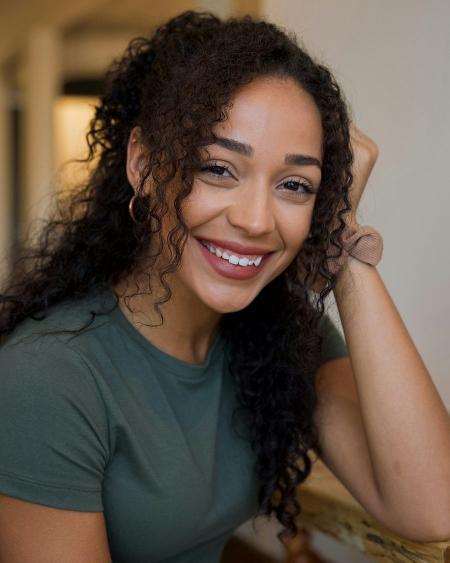
#> input picture assets/img/foto/hero.jpg, 900 x 1125 px (shown at 1/2 size)
$ python gerar-og.py
#> lines starting #> are read from the running program, lines starting #| are printed output that depends on the picture
# -*- coding: utf-8 -*-
"""
Gera os cards de Open Graph (1200x630) — a imagem que aparece quando alguem
compartilha uma pagina no WhatsApp, no LinkedIn ou no X.

Por que 1200x630
----------------
E a proporcao que todas as redes recortam sem cortar nada. Uma imagem vertical
(era o caso: og:image apontava para hero.jpg, 900x1125) e cortada no meio ou
rebaixada a miniatura — o link chega torto em todo lugar.

Layout: foto a direita esmaecendo no creme, marca e texto a esquerda, faixa
coral no rodape. As cores saem dos tokens do hoje.css.

Como rodar
----------
    python tools/gerar-og.py

Requer Pillow (pip install pillow). Rode quando o texto de um card mudar, ou
quando entrar pagina nova — e entao acrescente a chamada card() no final.

A fonte usada aqui e a Segoe UI do sistema, nao a Plus Jakarta Sans do site:
a fonte da marca nao esta instalada localmente. Trocar e mudar as duas linhas
de ImageFont.truetype abaixo.
"""
import os
from PIL import Image, ImageDraw, ImageFont

BASE = os.path.dirname(os.path.dirname(os.path.abspath(__file__)))
OUT  = os.path.join(BASE, "assets", "img", "og")
os.makedirs(OUT, exist_ok=True)

W, H = 1200, 630
CREAM   = (247, 245, 242)
INK     = (47, 45, 42)
CORAL   = (225, 146, 107)
CORALINK= (167, 93, 57)
MUTED   = (95, 91, 85)

F = r"C:\Windows\Fonts"
bold = lambda s: ImageFont.truetype(os.path.join(F, "segoeuib.ttf"), s)
reg  = lambda s: ImageFont.truetype(os.path.join(F, "segoeui.ttf"), s)

PAD, COL = 76, 700          # respiro e largura da coluna de texto


def cover(path, box):
    """Recorta a foto preenchendo a caixa, sem distorcer."""
    im = Image.open(path).convert("RGB")
    bw, bh = box
    r = max(bw / im.width, bh / im.height)
    im = im.resize((round(im.width * r), round(im.height * r)), Image.LANCZOS)
    l, t = (im.width - bw) // 2, (im.height - bh) // 2
    return im.crop((l, t, l + bw, t + bh))


def tracked(d, xy, text, font, fill, track):
    """PIL nao tem entrelinhamento: desenha caractere a caractere."""
    x, y = xy
    for ch in text:
        d.text((x, y), ch, font=font, fill=fill)
        x += d.textlength(ch, font=font) + track
    return x


def wrap(d, text, font, width):
    linhas, atual = [], ""
    for p in text.split():
        teste = (atual + " " + p).strip()
        if d.textlength(teste, font=font) <= width:
            atual = teste
        else:
            if atual:
                linhas.append(atual)
            atual = p
    if atual:
        linhas.append(atual)
    return linhas


def card(nome, eyebrow, titulo, foto=None, sub="cartaohoje.com.br"):
#> called with nome = 'home.jpg', eyebrow = 'Cartão de crédito Visa internacional', titulo = 'O amanhã começa hoje', foto = 'assets/img/foto/hero.jpg', sub = 'cartaohoje.com.br'
    img = Image.new("RGB", (W, H), CREAM)
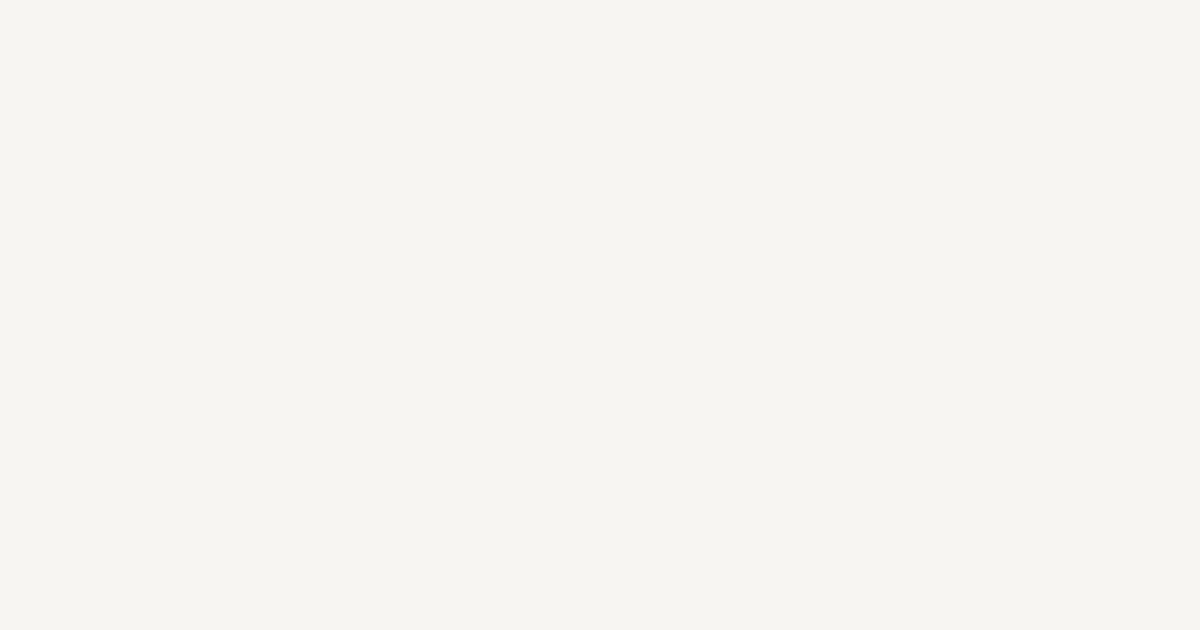
#> img: PIL image 1200x630 RGB; mean R, G, B 247, 245, 242
    d = ImageDraw.Draw(img)

    if foto:
        pw = W - COL + 120                       # a foto invade um pouco a coluna
        img.paste(cover(foto, (pw, H)), (W - pw, 0))
#> in cover, im is the input picture: PIL image 900x1125 RGB; mean R, G, B 96.8, 81.9, 68.9
#> in cover, `im = im.resize((round(im.width * r), round(im.height * r)), Image.LANC..`:
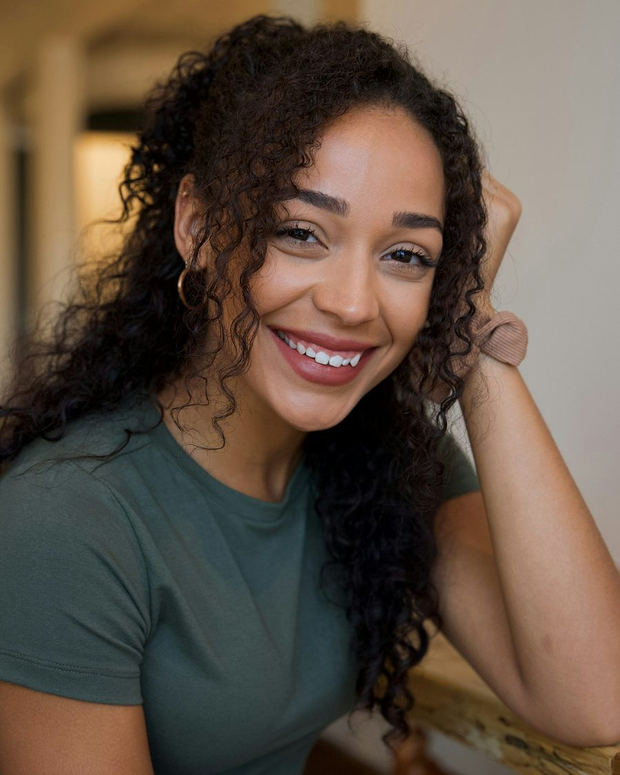
#> im: PIL image 620x775 RGB; mean R, G, B 96.8, 81.9, 68.9
#> in cover, `return im.crop((l, t, l + bw, t + bh))`:
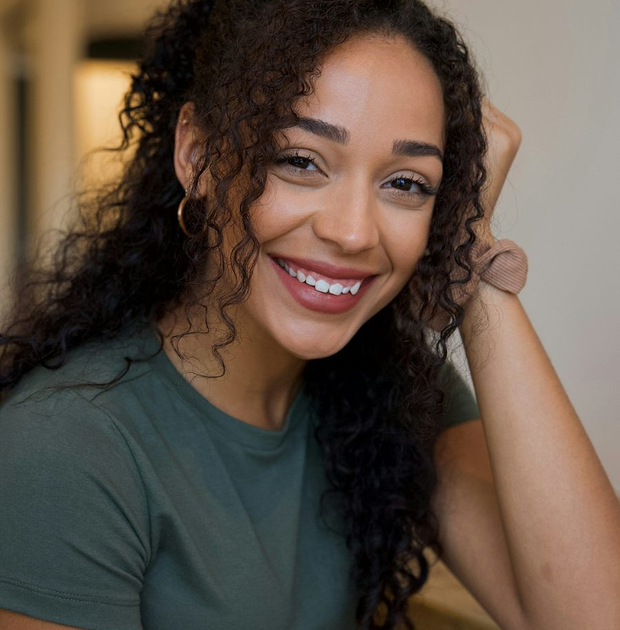
#> returned value: PIL image 620x630 RGB; mean R, G, B 95.2, 81.2, 69.8
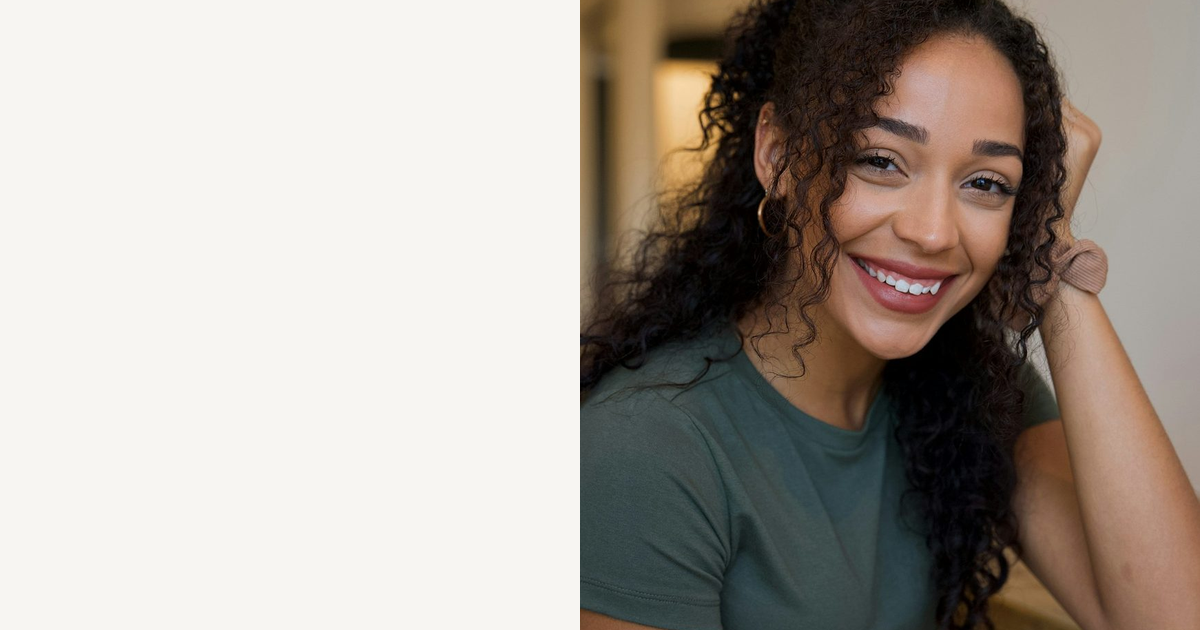
#> img: PIL image 1200x630 RGB; mean R, G, B 168.6, 160.4, 153
        # degrade do creme por cima da borda esquerda da foto, para o texto respirar
        grad = Image.new("L", (300, 1))
        for i in range(300):
            grad.putpixel((i, 0), int(255 * (1 - i / 300) ** 1.5))
        mask = grad.resize((300, H))
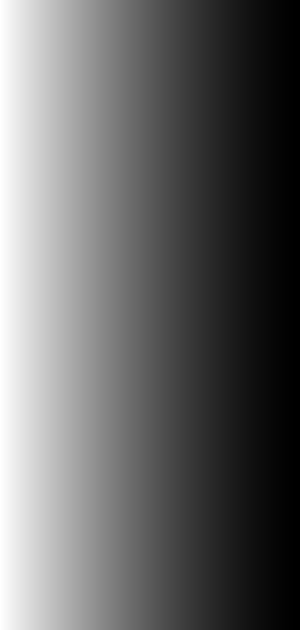
#> mask: PIL image 300x630 L; min 0, max 255, mean 101.9
        img.paste(Image.new("RGB", (300, H), CREAM), (W - pw, 0), mask)
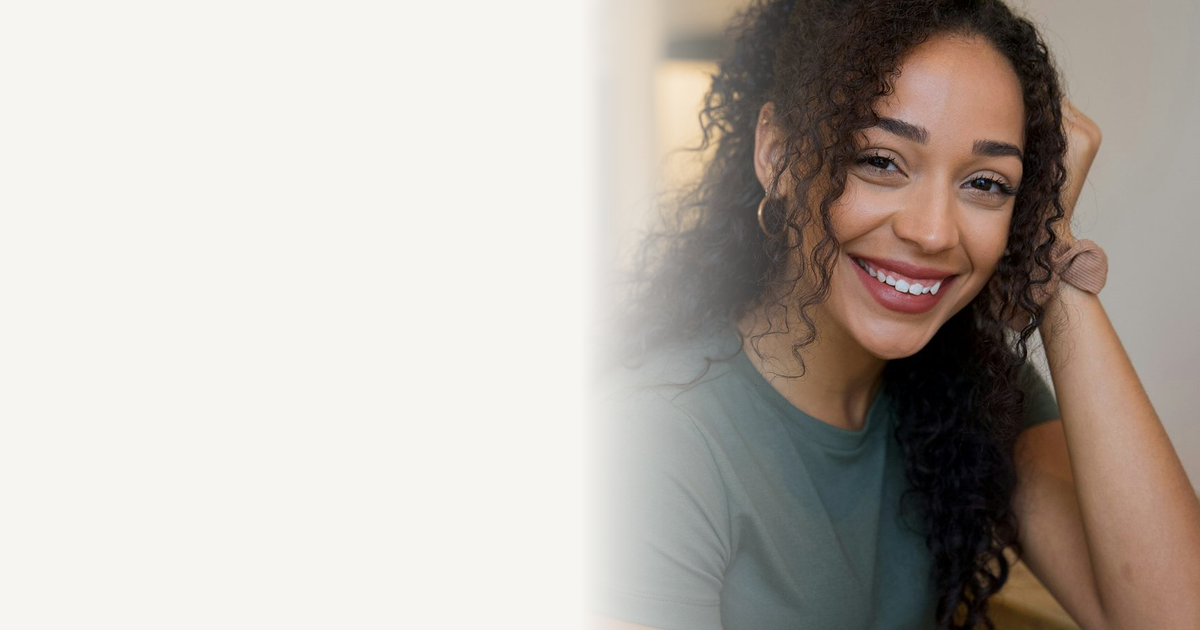
#> img: PIL image 1200x630 RGB; mean R, G, B 185.5, 177.8, 171.5

    # marca
#> (the run stopped early here; a loop or call above may not have finished)
